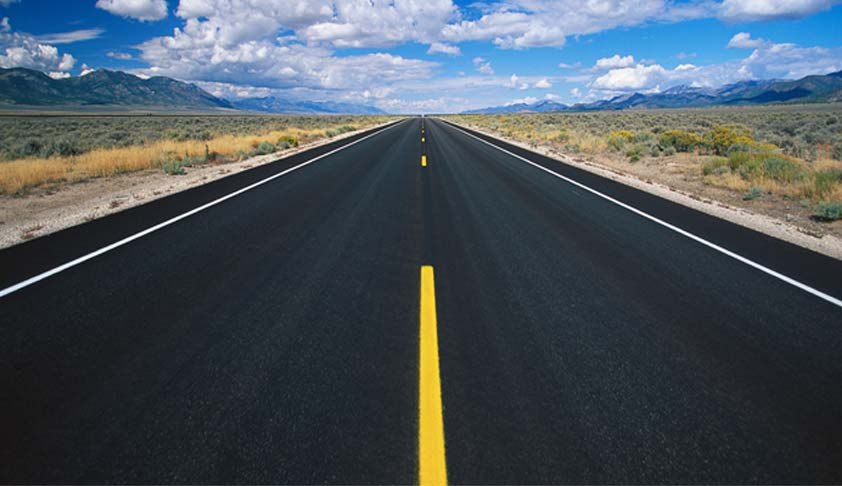
#> input picture Lab1/res/highway.jpg, 842 x 486 px
$ python line_fitting.py
#> lines starting #> are read from the running program, lines starting #| are printed output that depends on the picture
### Lab1/utils.py
import numpy as np
from PIL import Image


def read_img_mono(path):
    # The L flag converts it to 1 channel.
#> called with path = 'res/highway.jpg'
    img = Image.open(path).convert(mode="L")
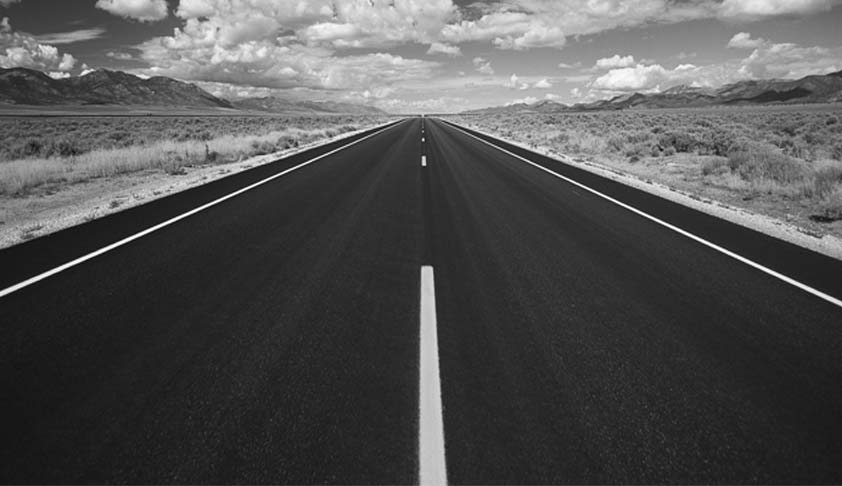
#> img: PIL image 842x486 L; min 3, max 255, mean 81.9
    return np.asarray(img)


def display_img(ndarray):
    Image.fromarray(ndarray.clip(0, 255).astype(np.uint8)).show()


def save_img(ndarray, path):
    Image.fromarray(ndarray.clip(0, 255).astype(np.uint8)).save(path)

### Lab1/line_fitting.py
import numpy as np
import matplotlib.pyplot as plt
from scipy.ndimage.filters import gaussian_filter
from scipy.signal import convolve2d

from utils import read_img_mono, display_img


img = read_img_mono("res/highway.jpg")
# Gaussian blur helps get rid of some noise before edge detection.
img_blur = gaussian_filter(img, sigma=2)
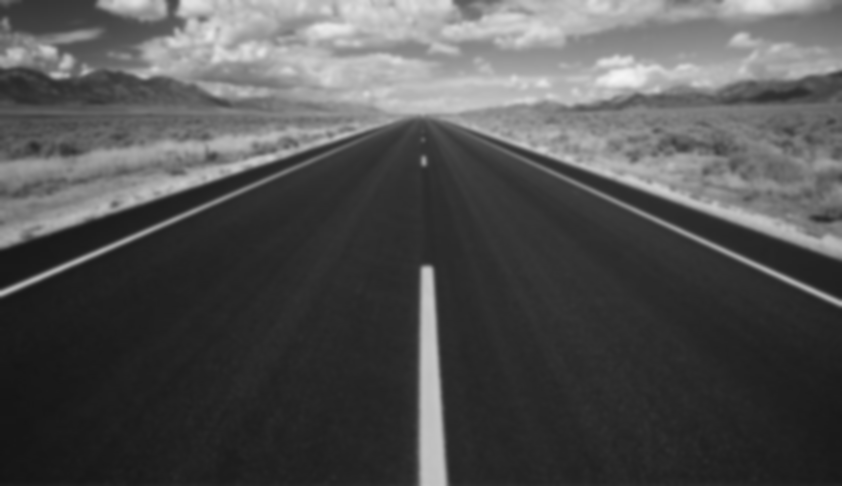
#> img_blur: shape (486, 842); min 21, max 245, mean 80.9

My = [[1, 1, 1], [0, 0, 0], [-1, -1, -1]]
dMy = convolve2d(img_blur, My, mode="same")
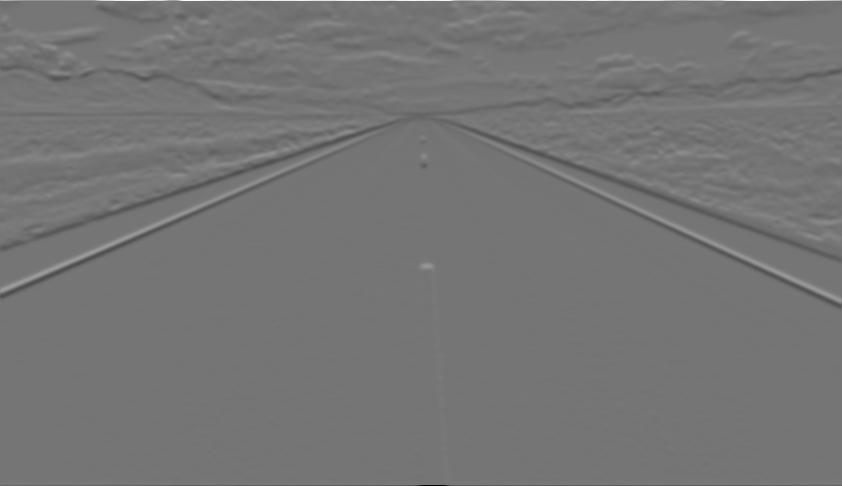
#> dMy: shape (486, 842) int64; min -584, max 684, mean -0.7; drawn with min black and max white
display_img(dMy)
#> in display_img, `Image.fromarray(ndarray.clip(0, 255).astype(np.uint8)).show()`:
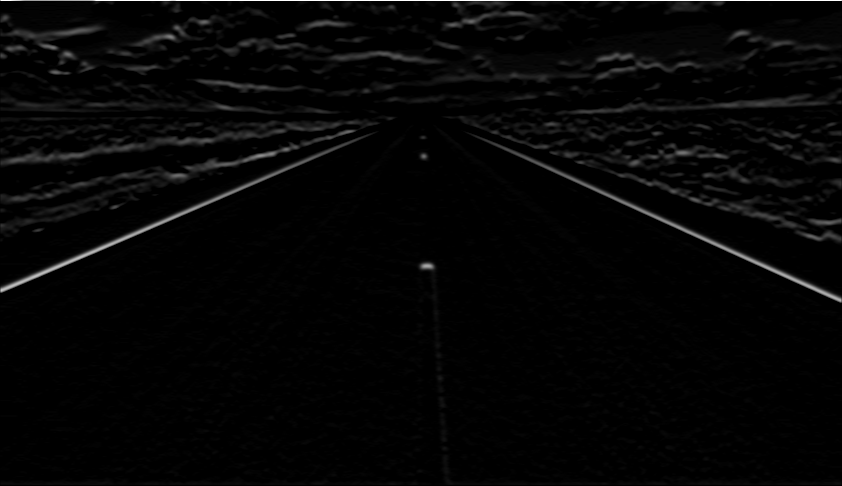
#> shown: PIL image 842x486 L; min 0, max 255, mean 5.5

# Heuristic edge detection. You may ingore this part.
edges = dMy.copy()
edges[edges < 110] = 0
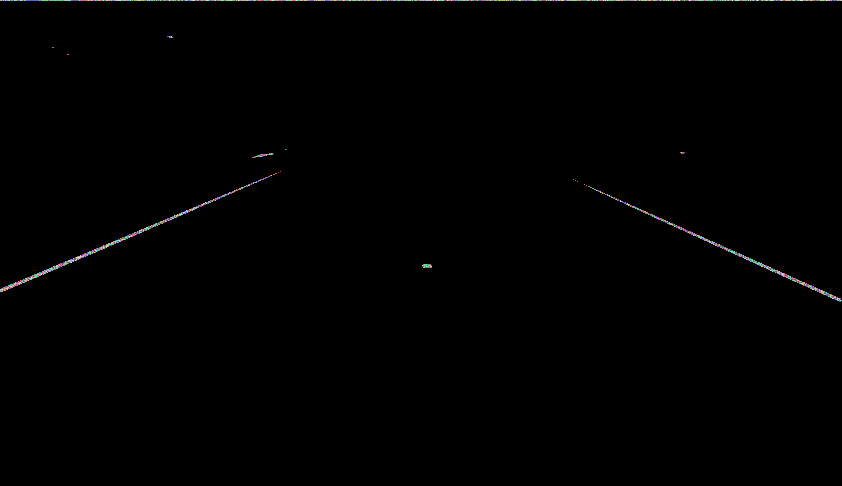
#> edges: shape (486, 842) int64; 400 distinct labels, from 0 to 684; one colour per label, 0 black
display_img(edges)
#> in display_img (call 2), `Image.fromarray(ndarray.clip(0, 255).astype(np.uint8)).show()`:
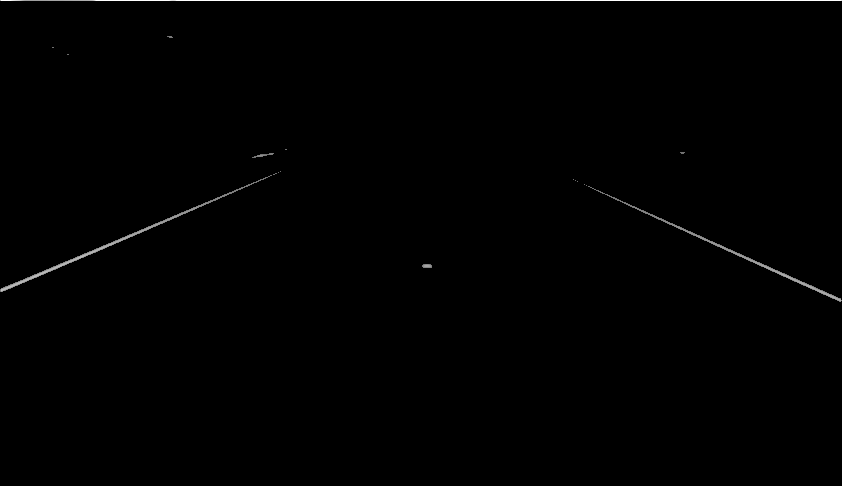
#> shown: PIL image 842x486 L; min 0, max 255, mean 1.1
edge_x, edge_y = np.where(edges > 0)
#> edge_x = 2490 values from 0 to 301; edge_y = 2490 values, max 841 at index 841, min 0 at index 0, mean 402.8
left_edge_x = []
left_edge_y = []
right_edge_x = []
right_edge_y = []
for idx in range(len(edge_x)):
    if edge_x[idx] > 0:
        if edge_y[idx] < 300:
            left_edge_x.append(edge_x[idx])
            left_edge_y.append(edge_y[idx])
        if edge_y[idx] > 500:
            right_edge_x.append(edge_x[idx])
            right_edge_y.append(edge_y[idx])
#> after the loop, left_edge_x = 897 values from 36 to 291; left_edge_y = 897 values, max 286 at index 14, min 0 at index 880, mean 123.5; right_edge_x = 714 values from 152 to 301; right_edge_y = 714 values, max 841 at index 711, min 573 at index 8, mean 731.6

# Here we have x and y coordinates stored in right_edge_x, right_edge_y,
# left_edge_x, left_edge_y, for the right and left sides of the road
# respectively. Use them to fit a linear boundary in each side of the road.


""" BEGIN SOLUTION """

l_edge_model = np.polyfit(left_edge_x, left_edge_y, deg=1)
#> l_edge_model = [-1.54, 484.1]
r_edge_model = np.polyfit(right_edge_x, right_edge_y, deg=1)
#> r_edge_model = [2.04, 220.6]

X = list(range(400, 550))
yl = []
yr = []

for xi in X:
    yl.append(l_edge_model[0] * xi + l_edge_model[1])
    yr.append(r_edge_model[0] * xi + r_edge_model[1])
#> after the loop, yl = 150 values, max -132.4 at index 0, min -362 at index 149, mean -247.2; yr = 150 values from 1037.5 to 1341.8

im = plt.imread("res/highway.jpg")
#> im is the input picture: shape (486, 842, 3); mean R, G, B 73.5, 84, 92.4
plt.imshow(im)
plt.plot(yl, X, '-', linewidth=3, color='firebrick')
plt.plot(yr, X, '-', linewidth=3, color='firebrick')

plt.show()
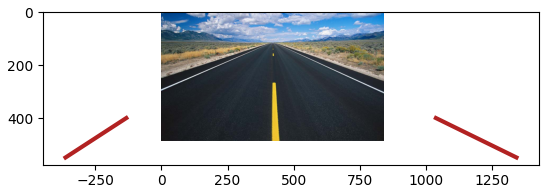
#> figure drawn by matplotlib, 1 panel

""" END SOLUTION """
